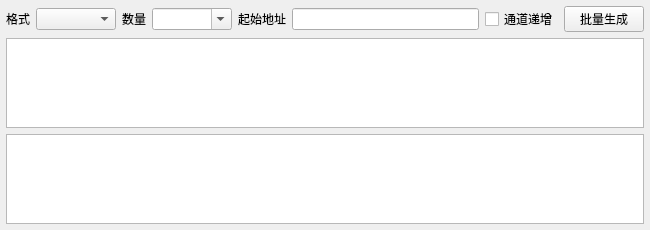
<?xml version="1.0" encoding="UTF-8"?>
<ui version="4.0">
 <class>frmConfigPlus</class>
 <widget class="QWidget" name="frmConfigPlus">
  <property name="geometry">
   <rect>
    <x>0</x>
    <y>0</y>
    <width>650</width>
    <height>230</height>
   </rect>
  </property>
  <property name="windowTitle">
   <string>Form</string>
  </property>
  <layout class="QGridLayout" name="gridLayout">
   <property name="leftMargin">
    <number>6</number>
   </property>
   <property name="topMargin">
    <number>6</number>
   </property>
   <property name="rightMargin">
    <number>6</number>
   </property>
   <property name="bottomMargin">
    <number>6</number>
   </property>
   <property name="spacing">
    <number>6</number>
   </property>
   <item row="0" column="0">
    <widget class="QLabel" name="labPlusType">
     <property name="text">
      <string>格式</string>
     </property>
    </widget>
   </item>
   <item row="0" column="1">
    <widget class="QComboBox" name="cboxPlusType">
     <property name="minimumSize">
      <size>
       <width>80</width>
       <height>0</height>
      </size>
     </property>
    </widget>
   </item>
   <item row="0" column="2">
    <widget class="QLabel" name="labPlusNumber">
     <property name="text">
      <string>数量</string>
     </property>
    </widget>
   </item>
   <item row="0" column="3">
    <widget class="QComboBox" name="cboxPlusNumber">
     <property name="minimumSize">
      <size>
       <width>80</width>
       <height>0</height>
      </size>
     </property>
     <property name="editable">
      <bool>true</bool>
     </property>
    </widget>
   </item>
   <item row="0" column="4">
    <widget class="QLabel" name="labPlusAddr">
     <property name="text">
      <string>起始地址</string>
     </property>
    </widget>
   </item>
   <item row="0" column="5">
    <widget class="QLineEdit" name="txtPlusAddr"/>
   </item>
   <item row="0" column="6">
    <widget class="QCheckBox" name="ckPlusNvr">
     <property name="text">
      <string>通道递增</string>
     </property>
    </widget>
   </item>
   <item row="0" column="7">
    <widget class="QPushButton" name="btnAddPlus">
     <property name="minimumSize">
      <size>
       <width>80</width>
       <height>0</height>
      </size>
     </property>
     <property name="text">
      <string>批量生成</string>
     </property>
    </widget>
   </item>
   <item row="1" column="0" colspan="8">
    <widget class="QTextEdit" name="txtPlusMain">
     <property name="sizePolicy">
      <sizepolicy hsizetype="Expanding" vsizetype="Ignored">
       <horstretch>0</horstretch>
       <verstretch>0</verstretch>
      </sizepolicy>
     </property>
    </widget>
   </item>
   <item row="2" column="0" colspan="8">
    <widget class="QTextEdit" name="txtPlusSub">
     <property name="sizePolicy">
      <sizepolicy hsizetype="Expanding" vsizetype="Ignored">
       <horstretch>0</horstretch>
       <verstretch>0</verstretch>
      </sizepolicy>
     </property>
    </widget>
   </item>
  </layout>
 </widget>
 <tabstops>
  <tabstop>cboxPlusType</tabstop>
  <tabstop>cboxPlusNumber</tabstop>
  <tabstop>txtPlusAddr</tabstop>
  <tabstop>btnAddPlus</tabstop>
  <tabstop>txtPlusMain</tabstop>
  <tabstop>txtPlusSub</tabstop>
 </tabstops>
 <resources/>
 <connections/>
</ui>
